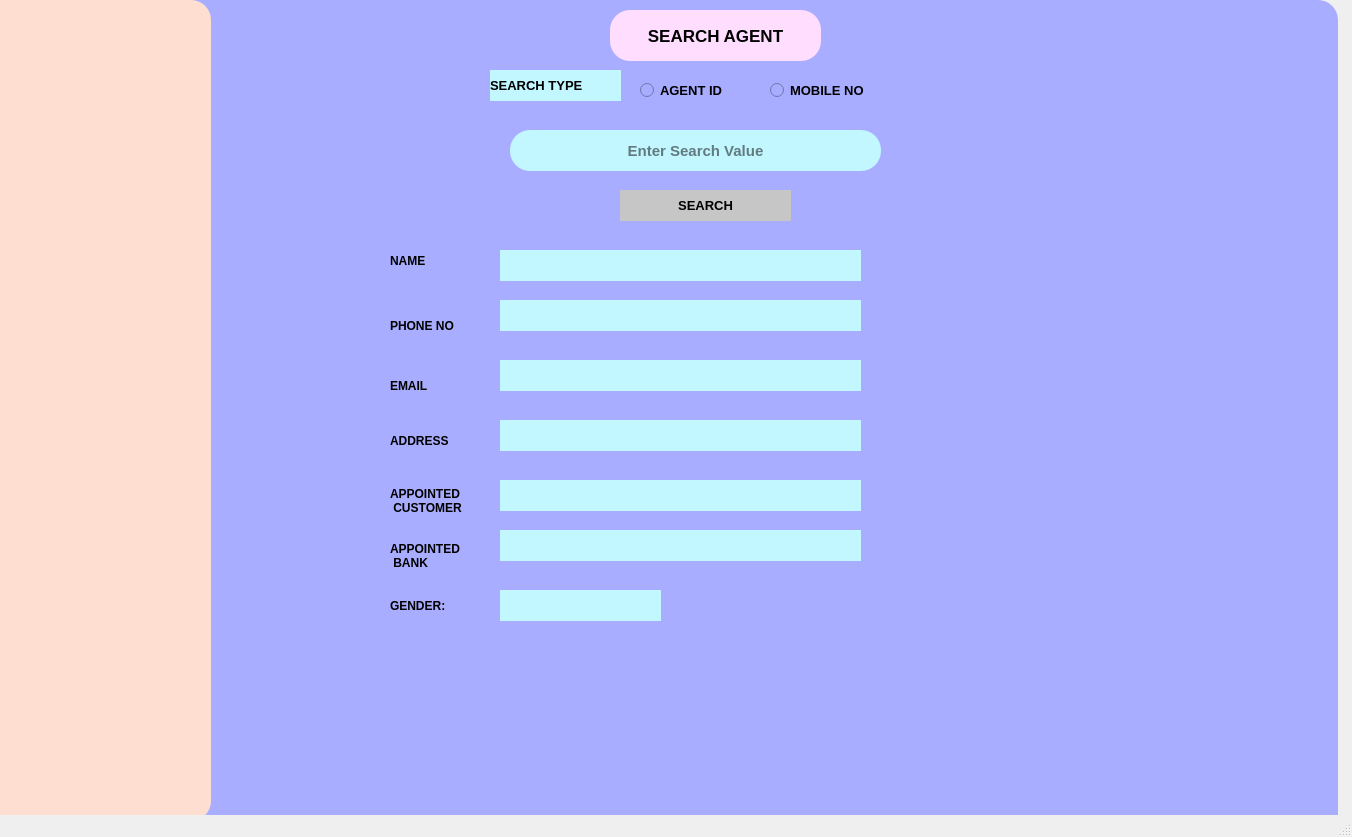
<?xml version="1.0" encoding="UTF-8"?>
<ui version="4.0">
 <class>agentsearch</class>
 <widget class="QMainWindow" name="agentsearch">
  <property name="geometry">
   <rect>
    <x>0</x>
    <y>0</y>
    <width>1352</width>
    <height>837</height>
   </rect>
  </property>
  <property name="windowTitle">
   <string>Agent Details</string>
  </property>
  <widget class="QWidget" name="centralwidget">
   <widget class="QFrame" name="F1">
    <property name="geometry">
     <rect>
      <x>-30</x>
      <y>0</y>
      <width>1368</width>
      <height>878</height>
     </rect>
    </property>
    <property name="minimumSize">
     <size>
      <width>1368</width>
      <height>878</height>
     </size>
    </property>
    <property name="maximumSize">
     <size>
      <width>1368</width>
      <height>878</height>
     </size>
    </property>
    <property name="styleSheet">
     <string notr="true">background-color: rgb(169, 173, 255);
border-radius:20px;</string>
    </property>
    <property name="frameShape">
     <enum>QFrame::StyledPanel</enum>
    </property>
    <property name="frameShadow">
     <enum>QFrame::Raised</enum>
    </property>
    <widget class="QFrame" name="F2">
     <property name="geometry">
      <rect>
       <x>0</x>
       <y>0</y>
       <width>241</width>
       <height>821</height>
      </rect>
     </property>
     <property name="styleSheet">
      <string notr="true">background-color: rgb(255, 222, 210);
border-radius:20px;</string>
     </property>
     <property name="frameShape">
      <enum>QFrame::StyledPanel</enum>
     </property>
     <property name="frameShadow">
      <enum>QFrame::Raised</enum>
     </property>
    </widget>
    <widget class="QRadioButton" name="ACCT">
     <property name="geometry">
      <rect>
       <x>670</x>
       <y>80</y>
       <width>121</width>
       <height>20</height>
      </rect>
     </property>
     <property name="font">
      <font>
       <pointsize>10</pointsize>
       <weight>75</weight>
       <bold>true</bold>
      </font>
     </property>
     <property name="text">
      <string>AGENT ID</string>
     </property>
    </widget>
    <widget class="QRadioButton" name="mob">
     <property name="geometry">
      <rect>
       <x>800</x>
       <y>80</y>
       <width>95</width>
       <height>20</height>
      </rect>
     </property>
     <property name="font">
      <font>
       <pointsize>10</pointsize>
       <weight>75</weight>
       <bold>true</bold>
      </font>
     </property>
     <property name="text">
      <string>MOBILE NO</string>
     </property>
    </widget>
    <widget class="QPushButton" name="b1">
     <property name="geometry">
      <rect>
       <x>650</x>
       <y>190</y>
       <width>171</width>
       <height>31</height>
      </rect>
     </property>
     <property name="font">
      <font>
       <pointsize>10</pointsize>
       <weight>75</weight>
       <bold>true</bold>
      </font>
     </property>
     <property name="cursor">
      <cursorShape>PointingHandCursor</cursorShape>
     </property>
     <property name="styleSheet">
      <string notr="true">background-color: rgb(198, 198, 198);</string>
     </property>
     <property name="text">
      <string>SEARCH</string>
     </property>
    </widget>
    <widget class="QLabel" name="label">
     <property name="geometry">
      <rect>
       <x>420</x>
       <y>250</y>
       <width>151</width>
       <height>21</height>
      </rect>
     </property>
     <property name="font">
      <font>
       <pointsize>9</pointsize>
       <weight>75</weight>
       <bold>true</bold>
      </font>
     </property>
     <property name="text">
      <string>NAME</string>
     </property>
    </widget>
    <widget class="QLabel" name="label_2">
     <property name="geometry">
      <rect>
       <x>420</x>
       <y>310</y>
       <width>141</width>
       <height>31</height>
      </rect>
     </property>
     <property name="font">
      <font>
       <pointsize>9</pointsize>
       <weight>75</weight>
       <bold>true</bold>
      </font>
     </property>
     <property name="text">
      <string>PHONE NO</string>
     </property>
    </widget>
    <widget class="QLabel" name="label_3">
     <property name="geometry">
      <rect>
       <x>420</x>
       <y>370</y>
       <width>141</width>
       <height>31</height>
      </rect>
     </property>
     <property name="font">
      <font>
       <pointsize>9</pointsize>
       <weight>75</weight>
       <bold>true</bold>
      </font>
     </property>
     <property name="text">
      <string>EMAIL</string>
     </property>
    </widget>
    <widget class="QLabel" name="label_4">
     <property name="geometry">
      <rect>
       <x>420</x>
       <y>430</y>
       <width>91</width>
       <height>21</height>
      </rect>
     </property>
     <property name="font">
      <font>
       <pointsize>9</pointsize>
       <weight>75</weight>
       <bold>true</bold>
      </font>
     </property>
     <property name="text">
      <string>ADDRESS</string>
     </property>
    </widget>
    <widget class="QLabel" name="label_5">
     <property name="geometry">
      <rect>
       <x>420</x>
       <y>540</y>
       <width>131</width>
       <height>31</height>
      </rect>
     </property>
     <property name="font">
      <font>
       <pointsize>9</pointsize>
       <weight>75</weight>
       <bold>true</bold>
      </font>
     </property>
     <property name="text">
      <string>APPOINTED
 BANK</string>
     </property>
    </widget>
    <widget class="QLabel" name="label_6">
     <property name="geometry">
      <rect>
       <x>420</x>
       <y>590</y>
       <width>91</width>
       <height>31</height>
      </rect>
     </property>
     <property name="font">
      <font>
       <pointsize>9</pointsize>
       <weight>75</weight>
       <bold>true</bold>
      </font>
     </property>
     <property name="text">
      <string>GENDER:</string>
     </property>
    </widget>
    <widget class="QLabel" name="label_7">
     <property name="geometry">
      <rect>
       <x>420</x>
       <y>480</y>
       <width>101</width>
       <height>41</height>
      </rect>
     </property>
     <property name="font">
      <font>
       <pointsize>9</pointsize>
       <weight>75</weight>
       <bold>true</bold>
      </font>
     </property>
     <property name="text">
      <string>APPOINTED
 CUSTOMER</string>
     </property>
    </widget>
    <widget class="QLabel" name="label_8">
     <property name="geometry">
      <rect>
       <x>520</x>
       <y>70</y>
       <width>131</width>
       <height>31</height>
      </rect>
     </property>
     <property name="font">
      <font>
       <pointsize>10</pointsize>
       <weight>75</weight>
       <bold>true</bold>
      </font>
     </property>
     <property name="styleSheet">
      <string notr="true">
background-color:rgb(194, 247, 255);</string>
     </property>
     <property name="text">
      <string>SEARCH TYPE</string>
     </property>
    </widget>
    <widget class="QLineEdit" name="search">
     <property name="geometry">
      <rect>
       <x>540</x>
       <y>130</y>
       <width>371</width>
       <height>41</height>
      </rect>
     </property>
     <property name="font">
      <font>
       <pointsize>11</pointsize>
       <weight>75</weight>
       <bold>true</bold>
      </font>
     </property>
     <property name="styleSheet">
      <string notr="true">background-color: rgb(194, 247, 255)</string>
     </property>
     <property name="text">
      <string/>
     </property>
     <property name="alignment">
      <set>Qt::AlignCenter</set>
     </property>
     <property name="placeholderText">
      <string>Enter Search Value</string>
     </property>
    </widget>
    <widget class="QLabel" name="nam">
     <property name="geometry">
      <rect>
       <x>530</x>
       <y>250</y>
       <width>361</width>
       <height>31</height>
      </rect>
     </property>
     <property name="font">
      <font>
       <pointsize>10</pointsize>
      </font>
     </property>
     <property name="styleSheet">
      <string notr="true">
background-color: rgb(194, 247, 255);</string>
     </property>
     <property name="text">
      <string/>
     </property>
    </widget>
    <widget class="QLabel" name="ph">
     <property name="geometry">
      <rect>
       <x>530</x>
       <y>300</y>
       <width>361</width>
       <height>31</height>
      </rect>
     </property>
     <property name="font">
      <font>
       <pointsize>10</pointsize>
      </font>
     </property>
     <property name="styleSheet">
      <string notr="true">
background-color: rgb(194, 247, 255)
;</string>
     </property>
     <property name="text">
      <string/>
     </property>
    </widget>
    <widget class="QLabel" name="em">
     <property name="geometry">
      <rect>
       <x>530</x>
       <y>360</y>
       <width>361</width>
       <height>31</height>
      </rect>
     </property>
     <property name="font">
      <font>
       <pointsize>10</pointsize>
      </font>
     </property>
     <property name="styleSheet">
      <string notr="true">
background-color: rgb(194, 247, 255);</string>
     </property>
     <property name="text">
      <string/>
     </property>
    </widget>
    <widget class="QLabel" name="add">
     <property name="geometry">
      <rect>
       <x>530</x>
       <y>420</y>
       <width>361</width>
       <height>31</height>
      </rect>
     </property>
     <property name="font">
      <font>
       <pointsize>10</pointsize>
      </font>
     </property>
     <property name="styleSheet">
      <string notr="true">
background-color: rgb(194, 247, 255);</string>
     </property>
     <property name="text">
      <string/>
     </property>
    </widget>
    <widget class="QLabel" name="appC">
     <property name="geometry">
      <rect>
       <x>530</x>
       <y>480</y>
       <width>361</width>
       <height>31</height>
      </rect>
     </property>
     <property name="font">
      <font>
       <pointsize>10</pointsize>
      </font>
     </property>
     <property name="styleSheet">
      <string notr="true">
background-color:rgb(194, 247, 255)</string>
     </property>
     <property name="text">
      <string/>
     </property>
    </widget>
    <widget class="QLabel" name="appB">
     <property name="geometry">
      <rect>
       <x>530</x>
       <y>530</y>
       <width>361</width>
       <height>31</height>
      </rect>
     </property>
     <property name="font">
      <font>
       <pointsize>10</pointsize>
      </font>
     </property>
     <property name="styleSheet">
      <string notr="true">
background-color: rgb(194, 247, 255);</string>
     </property>
     <property name="text">
      <string/>
     </property>
    </widget>
    <widget class="QLabel" name="label_9">
     <property name="geometry">
      <rect>
       <x>640</x>
       <y>10</y>
       <width>211</width>
       <height>51</height>
      </rect>
     </property>
     <property name="font">
      <font>
       <pointsize>13</pointsize>
       <weight>75</weight>
       <bold>true</bold>
      </font>
     </property>
     <property name="styleSheet">
      <string notr="true">background:rgb(255, 221, 255)</string>
     </property>
     <property name="text">
      <string>SEARCH AGENT</string>
     </property>
     <property name="alignment">
      <set>Qt::AlignCenter</set>
     </property>
    </widget>
    <widget class="QLabel" name="gen">
     <property name="geometry">
      <rect>
       <x>530</x>
       <y>590</y>
       <width>161</width>
       <height>31</height>
      </rect>
     </property>
     <property name="font">
      <font>
       <pointsize>10</pointsize>
      </font>
     </property>
     <property name="styleSheet">
      <string notr="true">
background-color: rgb(194, 247, 255)</string>
     </property>
     <property name="text">
      <string/>
     </property>
    </widget>
   </widget>
  </widget>
  <widget class="QMenuBar" name="menubar">
   <property name="geometry">
    <rect>
     <x>0</x>
     <y>0</y>
     <width>1352</width>
     <height>27</height>
    </rect>
   </property>
  </widget>
  <widget class="QStatusBar" name="statusbar"/>
 </widget>
 <resources/>
 <connections/>
</ui>
